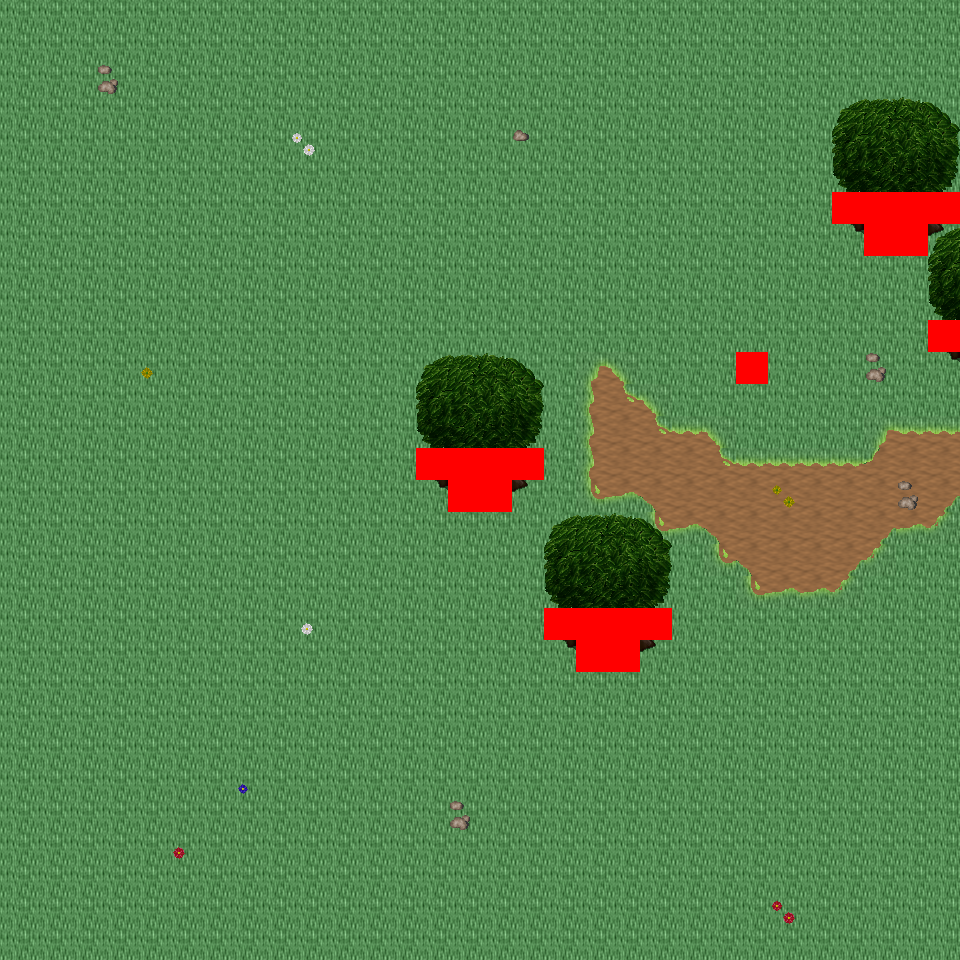

This game map was drawn from its Tiled (.tmx) file and the tilesets committed beside it. A one-line description and the trimmed map source follow:
An orthogonal 30x30 tile map with 32x32 px tiles, 6 tile layers (Ground, Object, Object2, Above, ...), 25 tilesets and 4 objects (4x mapExit).

<map version="1.0" orientation="orthogonal" renderorder="right-down" width="30" height="30" tilewidth="32" tileheight="32" nextobjectid="5">
  <tileset firstgid="1" name="tileset_logic_collision" tilewidth="32" tileheight="32" tilecount="1" columns="1">
    <image source="../drawable/tileset_logic_collision.png" width="32" height="32" />
  </tileset>
  <tileset firstgid="2" name="tileset_ground_ridge_earth_pale" tilewidth="32" tileheight="32" tilecount="96" columns="12">
    <image source="../drawable/tileset_ground_ridge_earth_pale.png" width="384" height="256" />
  </tileset>
  <tileset firstgid="98" name="tileset_ground_ridge_earth_dark" tilewidth="32" tileheight="32" tilecount="96" columns="12">
    <image source="../drawable/tileset_ground_ridge_earth_dark.png" width="384" height="256" />
  </tileset>
  <tileset firstgid="194" name="tileset_ground_ground" tilewidth="32" tileheight="32" tilecount="33" columns="3">
    <image source="../drawable/tileset_ground_ground.png" width="96" height="352" />
  </tileset>
  <tileset firstgid="227" name="tileset_plant_stump_small_stump" tilewidth="32" tileheight="32" tilecount="4" columns="2">
    <image source="../drawable/tileset_plant_stump_small_stump.png" width="64" height="64" />
  </tileset>
  <tileset firstgid="231" name="tileset_plant_tree_fall_trees" tilewidth="32" tileheight="32" tilecount="40" columns="8">
    <image source="../drawable/tileset_plant_tree_fall_trees.png" width="256" height="160" />
  </tileset>
  <tileset firstgid="271" name="tileset_plant_tree_pine_tree" tilewidth="32" tileheight="32" tilecount="20" columns="4">
    <image source="../drawable/tileset_plant_tree_pine_tree.png" width="128" height="160" />
  </tileset>
  <tileset firstgid="291" name="tileset_plant_tree_tree_darkgreen" tilewidth="32" tileheight="32" tilecount="88" columns="8">
    <image source="../drawable/tileset_plant_tree_tree_darkgreen.png" width="256" height="352" />
  </tileset>
  <tileset firstgid="379" name="tileset_plant_leaves" tilewidth="32" tileheight="32" tilecount="8" columns="4">
    <image source="../drawable/tileset_plant_leaves.png" width="128" height="64" />
  </tileset>
  <tileset firstgid="387" name="tileset_plant_flower_daisy_blue" tilewidth="32" tileheight="32" tilecount="8" columns="2">
    <image source="../drawable/tileset_plant_flower_daisy_blue.png" width="64" height="128" />
  </tileset>
  <tileset firstgid="395" name="tileset_plant_flower_daisy_red" tilewidth="32" tileheight="32" tilecount="8" columns="2">
    <image source="../drawable/tileset_plant_flower_daisy_red.png" width="64" height="128" />
  </tileset>
  <tileset firstgid="403" name="tileset_plant_flower_daisy_white" tilewidth="32" tileheight="32" tilecount="8" columns="2">
    <image source="../drawable/tileset_plant_flower_daisy_white.png" width="64" height="128" />
  </tileset>
  <tileset firstgid="411" name="tileset_plant_flower_daisy_yellow" tilewidth="32" tileheight="32" tilecount="8" columns="2">
    <image source="../drawable/tileset_plant_flower_daisy_yellow.png" width="64" height="128" />
  </tileset>
  <tileset firstgid="419" name="tileset_ground_grass_corners" tilewidth="32" tileheight="32" tilecount="24" columns="6">
    <image source="../drawable/tileset_ground_grass_corners.png" width="192" height="128" />
  </tileset>
  <tileset firstgid="443" name="tileset_ground_grass_edges" tilewidth="32" tileheight="32" tilecount="36" columns="12">
    <image source="../drawable/tileset_ground_grass_edges.png" width="384" height="96" />
  </tileset>
  <tileset firstgid="479" name="tileset_ground_rock_pebbles" tilewidth="32" tileheight="32" tilecount="3" columns="1">
    <image source="../drawable/tileset_ground_rock_pebbles.png" width="32" height="96" />
  </tileset>
  <tileset firstgid="482" name="tileset_logic_portal" tilewidth="32" tileheight="32" tilecount="24" columns="8">
    <image source="../drawable/tileset_logic_portal.png" width="256" height="96" />
  </tileset>
  <tileset firstgid="506" name="tileset_logic_creature_ent" tilewidth="32" tileheight="32" tilecount="4" columns="4">
    <image source="../drawable/tileset_logic_creature_ent.png" width="128" height="32" />
  </tileset>
  <tileset firstgid="510" name="tileset_logic_creature_animal" tilewidth="32" tileheight="32" tilecount="32" columns="8">
    <image source="../drawable/tileset_logic_creature_animal.png" width="256" height="128" />
  </tileset>
  <tileset firstgid="542" name="tileset_logic_creature_human_evil" tilewidth="32" tileheight="32" tilecount="16" columns="8">
    <image source="../drawable/tileset_logic_creature_human_evil.png" width="256" height="64" />
  </tileset>
  <tileset firstgid="558" name="tileset_terrain_grassland" tilewidth="32" tileheight="32" tilecount="88" columns="8">
    <image source="../drawable/tileset_terrain_grassland.png" width="256" height="352" />
  </tileset>
  <tileset firstgid="646" name="tileset_terrain_cave_opening" tilewidth="32" tileheight="32" tilecount="12" columns="3">
    <image source="../drawable/tileset_terrain_cave_opening.png" width="96" height="128" />
  </tileset>
  <tileset firstgid="658" name="tileset_ground_ladder_vertical_dark" tilewidth="32" tileheight="32" tilecount="3" columns="3">
    <image source="../drawable/tileset_ground_ladder_vertical_dark.png" width="96" height="32" />
  </tileset>
  <tileset firstgid="661" name="tileset_plant_flower_flowers_mixed" tilewidth="32" tileheight="32" tilecount="16" columns="4">
    <image source="../drawable/tileset_plant_flower_flowers_mixed.png" width="128" height="128" />
  </tileset>
  <tileset firstgid="677" name="tileset_logic_creature_reptile" tilewidth="32" tileheight="32" tilecount="7" columns="7">
    <image source="../drawable/tileset_logic_creature_reptile.png" width="224" height="32" />
  </tileset>
  <layer name="Ground" width="30" height="30">
    <data>[900 cells, 900 non-empty, 2 distinct tile ids]</data>
  </layer>
  <layer name="Object" width="30" height="30">
    <data>[900 cells, 70 non-empty, 26 distinct tile ids]</data>
  </layer>
  <layer name="Object2" width="30" height="30">
    <data>[900 cells, 6 non-empty, 3 distinct tile ids]</data>
  </layer>
  <layer name="Above" width="30" height="30">
    <data>[900 cells, 39 non-empty, 12 distinct tile ids]</data>
  </layer>
  <layer name="Above2" width="30" height="30">
    <data>[900 cells, 0 non-empty, 0 distinct tile ids]</data>
  </layer>
  <layer name="Walkable" width="30" height="30">
    <data>[900 cells, 20 non-empty, 1 distinct tile ids]</data>
  </layer>
  <objectgroup name="MapEvents">
    <object id="1" name="south" type="mapExit" x="0" y="928" width="960" height="32">
      <properties>
        <property name="map" value="level_0_x51_y26" />
        <property name="x" value="0" />
        <property name="y" value="1" />
      </properties>
    </object>
    <object id="2" name="east" type="mapExit" x="928" y="0" width="32" height="192">
      <properties>
        <property name="map" value="level_0_x52_y25" />
        <property name="x" value="1" />
        <property name="y" value="0" />
      </properties>
    </object>
    <object id="3" name="east2" type="mapExit" x="928" y="224" width="32" height="96">
      <properties>
        <property name="map" value="level_0_x52_y25" />
        <property name="x" value="1" />
        <property name="y" value="7" />
      </properties>
    </object>
    <object id="4" name="east3" type="mapExit" x="928" y="352" width="32" height="608">
      <properties>
        <property name="map" value="level_0_x52_y25" />
        <property name="x" value="1" />
        <property name="y" value="11" />
      </properties>
    </object>
  </objectgroup>
</map>
